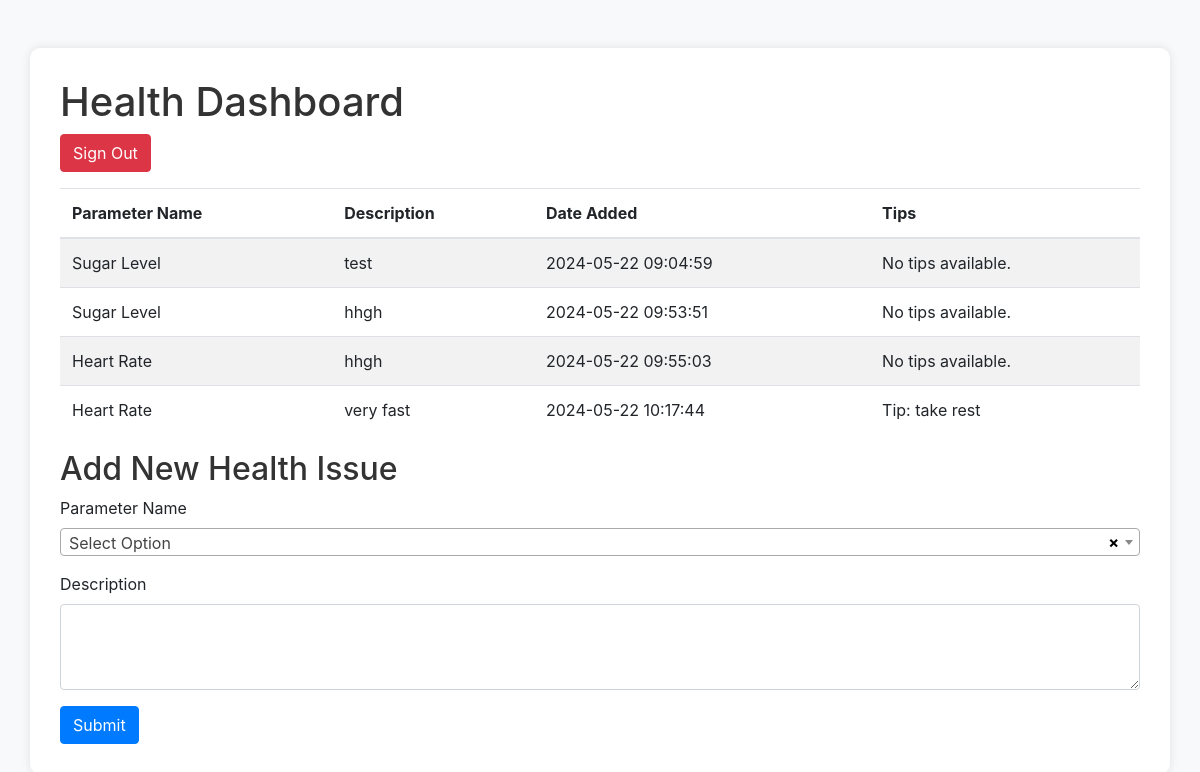
/index.php (signed in), run on the app's committed database.
### tables this page shows
CREATE TABLE `health_data` (
  `id` int NOT NULL,
  `user_id` int DEFAULT NULL,
  `parameter_name` varchar(50) DEFAULT NULL,
  `des` text,
  `date_added` timestamp NULL DEFAULT CURRENT_TIMESTAMP
);

CREATE TABLE `tips` (
  `id` int NOT NULL,
  `health_id` int NOT NULL,
  `doctor_id` int NOT NULL,
  `tip` varchar(255) NOT NULL,
  `date_added` timestamp NULL DEFAULT CURRENT_TIMESTAMP
);

### index.php (the view, shortened to what this page needs)
<!DOCTYPE html>
<html lang="en">
<head>
    <link href="https://stackpath.bootstrapcdn.com/bootstrap/4.5.2/css/bootstrap.min.css" rel="stylesheet">
    <link href="https://cdnjs.cloudflare.com/ajax/libs/select2/4.0.13/css/select2.min.css" rel="stylesheet">
</head>
<body>
    <div class="container mt-5">
        <div class="row">
            <div class="col-md-12">
                <h1>Health Dashboard</h1>
                <p><a href="logout.php" class="btn btn-danger">Sign Out</a></p>
                <?php
                include 'db.php';
                $user_id = $_SESSION['user_id'];
                $sql = "SELECT * FROM health_data WHERE user_id = $user_id";
                $result = $conn->query($sql);
                $health_data_table = '';
                if ($result->num_rows > 0) {
                    $health_data_table .= "<div class='table-responsive'>";
                    $health_data_table .= "<table class='table table-striped'>";
                    $health_data_table .= "<thead><tr><th>Parameter Name</th><th>Description</th><th>Date Added</th><th>Tips</th></tr></thead>";
                    $health_data_table .= "<tbody>";
                    while ($row = $result->fetch_assoc()) {
                        $health_data_table .= "<tr><td>" . $row["parameter_name"] . "</td><td>" . $row["des"] . "</td><td>" . $row["date_added"] . "</td><td>";
                        $health_data_id = $row['id'];
                        $sql_tips = "SELECT * FROM tips WHERE health_id = $health_data_id";
                        $result_tips = $conn->query($sql_tips);
                        if ($result_tips->num_rows > 0) {
                            while ($tip_row = $result_tips->fetch_assoc()) {
                                $health_data_table .= "<div>Tip: " . $tip_row['tip'] . "</div>";
                            }
                        } else {
                            $health_data_table .= "<div>No tips available.</div>";
                        }
                        $health_data_table .= "</td></tr>";
                    }
                    $health_data_table .= "</tbody>";
                    $health_data_table .= "</table>";
                    $health_data_table .= "</div>";
                } else {
                    $health_data_table = "<p>No health data available.</p>";
                }
                echo $health_data_table;
                ?>
            </div>
            <div class="col-md-12">
                <h2>Add New Health Issue</h2>
                <form action="add_health_issue_process.php" method="post">
                    <div class="form-group">
                        <label for="parameter_name">Parameter Name</label>
                    </div>
                    <div class="form-group">
                        <label for="value">Description</label>
                        <textarea class="form-control" id="des" name="des" rows="3"></textarea>
                    </div>
                    <button type="submit" class="btn btn-primary">Submit</button>
                </form>
            </div>
        </div>
    </div>
</body>
</html>

### index.php (style rules this page uses)
body { background-color: #f8f9fa; }
.container { background-color: #ffffff; padding: 30px; border-radius: 10px; box-shadow: 0px 0px 10px rgba(0, 0, 0, 0.1); }
h1, h2 { color: #333333; }
.table { background-color: #ffffff; }

### data on the page
health_data: parameter_name "Sugar Level", des "test", date_added "2024-05-22 09:04:59", shows "No tips available."
health_data: parameter_name "Sugar Level", des "hhgh", date_added "2024-05-22 09:53:51", shows "No tips available."
health_data: parameter_name "Heart Rate", des "hhgh", date_added "2024-05-22 09:55:03", shows "No tips available."
health_data: parameter_name "Heart Rate", des "very fast", date_added "2024-05-22 10:17:44"
tips: tip "take rest"
